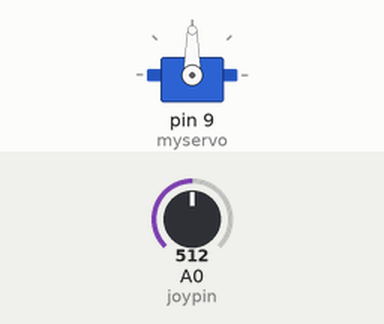
The sketch below on a simulated Arduino Uno, built with avr-gcc and run on an emulated ATmega328P. Parts: servo. The inputs (shaded band) are chosen by the test bench; at power-on: A0 (joypin) = 512.

Above: at 1.2 s.
1.3 s: A0 (joypin) set to 716
At 2.4 s:
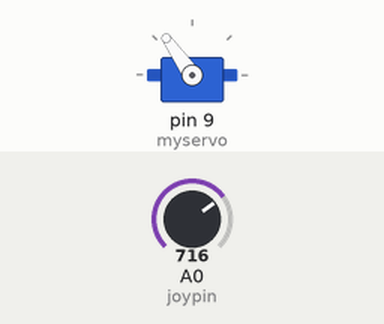
2.8 s: A0 (joypin) set to 900
At 3.2 s:
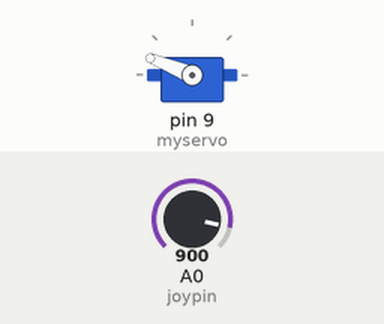
4.3 s: A0 (joypin) set to 1023
At 4.7 s:
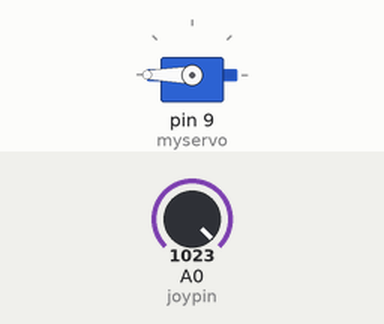
5.8 s: A0 (joypin) set to 306
At 6.7 s:
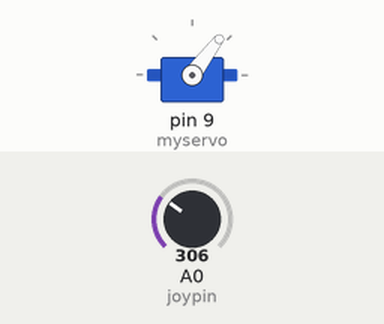
7.3 s: A0 (joypin) set to 122
At 8.1 s:
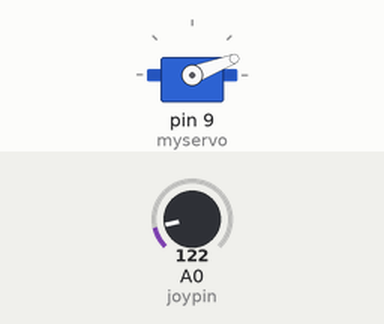
Timing chart, 0 to 9.8 s (numbered marks = the images above; inputs shaded):
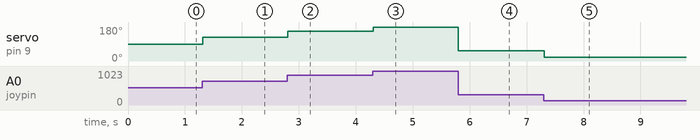

The sketch:

Pots___servo.ino
```cpp
/*Control a servo motor using a joystick
Learning themes: Including and using servo library, map function*/

#include <Servo.h>// include the servo library

Servo myservo;  // create servo object to control a servo

int joypin = A0;  // analog pin used to connect the potentiometer
int val;    // variable to read the value from the analog pin

void setup() {
  myservo.attach(9);  // attaches the servo on pin 9 to the servo object
}

void loop() {
  val = analogRead(joypin);            // reads the value of the potentiometer (value between 0 and 1023)
  val = map(val, 0, 1023, 0, 180);     // scale it to use it with the servo (value between 0 and 180)
  myservo.write(val);                  // sets the servo position according to the scaled value
  delay(15);                           // waits for the servo to get there
}
```

Measured:
- after the input at 1.3 s, servo on pin 9 (myservo): 90° → 125° at once
- after the input at 2.8 s, servo on pin 9 (myservo): 125° → 158° at once
- after the input at 4.3 s, servo on pin 9 (myservo): 158° → 180° at once
- after the input at 5.8 s, servo on pin 9 (myservo): 180° → 53° at once
- after the input at 7.3 s, servo on pin 9 (myservo): 53° → 21° at once
